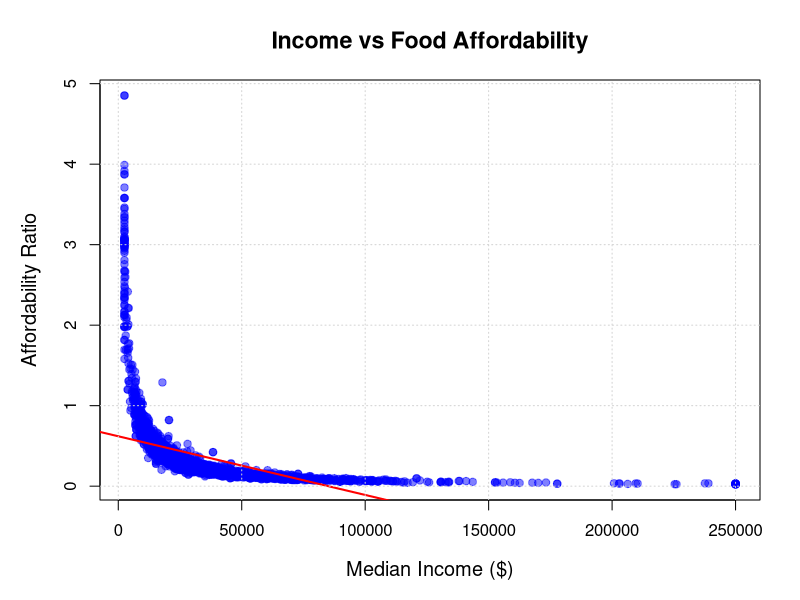
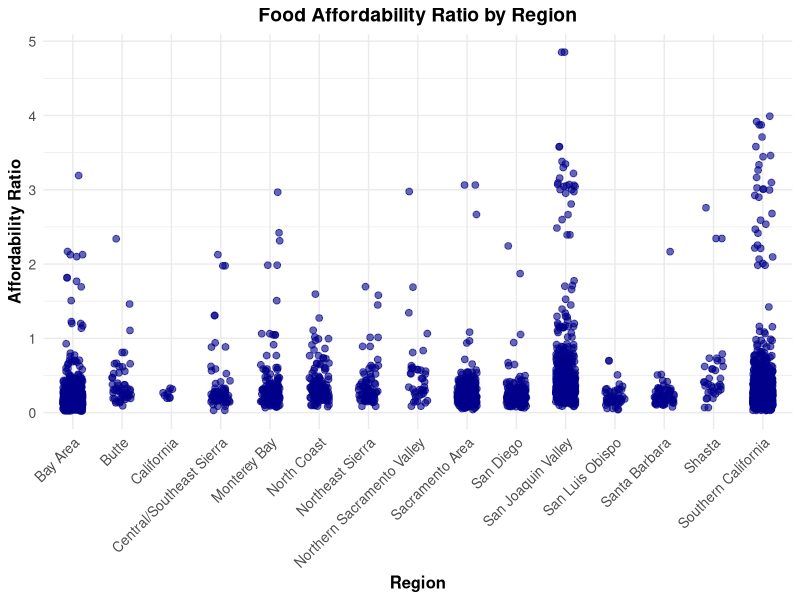
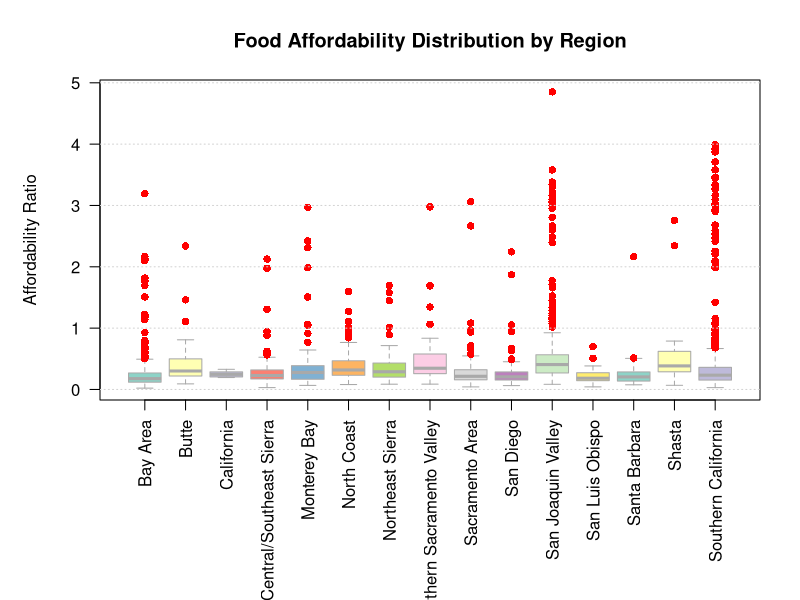

The R script that drew these images, in order:
# Load required libraries
library(ggplot2)
library(dplyr)
library(tidyr)
library(RColorBrewer)

# Read the data
data <- read.csv("foodAfford.csv")

# Clean data - remove empty regions
data <- data %>% filter(region_name != "")



# Group by race descriptive statistics
race_stats <- data %>%
  filter(region_name != "") %>%  # Remove empty region names
  group_by(race_eth_name) %>%
  summarise(
    n = sum(!is.na(median_income)),
    mean_income = mean(median_income, na.rm = TRUE),
    sd_income = sd(median_income, na.rm = TRUE),
    mean_ratio = mean(affordability_ratio, na.rm = TRUE),
    sd_ratio = sd(affordability_ratio, na.rm = TRUE)
  )

cat("\nRacial Group Descriptive Statistics:\n")
print(race_stats)




# 1. SCATTER PLOT
png("scatter_plot.png", width=800, height=600)
par(mar=c(5,5,4,2)) # Set margins (bottom, left, top, right)

# Create scatter plot
plot(data$median_income, data$affordability_ratio,
     xlab="Median Income ($)",
     ylab="Affordability Ratio",
     main="Income vs Food Affordability",
     pch=19,  # Point type
     col=rgb(0,0,1,0.5),  # Semi-transparent blue
     cex.lab=1.2,  # Larger axis labels
     cex.main=1.4)  # Larger title

# Add trend line
model <- lm(affordability_ratio ~ median_income, data=data)
abline(model, col="red", lwd=2)

# Add grid
grid()

dev.off()

# 2. JITTER PLOT
png("jitter_plot.png", width=1000, height=600)

ggplot(data, aes(x=region_name, y=affordability_ratio)) +
  geom_jitter(width=0.2, alpha=0.6, color="darkblue", size=2) +
  theme_minimal() +
  theme(
    axis.text.x = element_text(angle = 45, hjust = 1, size=10),
    axis.text.y = element_text(size=10),
    axis.title = element_text(size=12, face="bold"),
    plot.title = element_text(size=14, face="bold", hjust=0.5)
  ) +
  labs(
    title="Food Affordability Ratio by Region",
    x="Region",
    y="Affordability Ratio"
  )

dev.off()

# 3. BOX PLOT
png("boxplot.png", width=1000, height=600)
par(mar=c(10,5,4,2)) # Adjust margins for long labels

# Create color palette
colors <- brewer.pal(length(unique(data$region_name)), "Set3")

# Create boxplot
boxplot(affordability_ratio ~ region_name, 
        data=data,
        main="Food Affordability Distribution by Region",
        xlab="",
        ylab="Affordability Ratio",
        las=2,  # Rotate x-axis labels
        col=colors,
        border="darkgray",
        outpch=16,  # Outlier point type
        outcol="red")  # Outlier color

# Add grid
grid(nx=NA, ny=NULL)

dev.off()

# Generate Summary Statistics
summary_stats <- data %>%
  group_by(region_name) %>%
  summarise(
    n = n(),
    min_ratio = min(affordability_ratio, na.rm=TRUE),
    q1_ratio = quantile(affordability_ratio, 0.25, na.rm=TRUE),
    median_ratio = median(affordability_ratio, na.rm=TRUE),
    mean_ratio = mean(affordability_ratio, na.rm=TRUE),
    q3_ratio = quantile(affordability_ratio, 0.75, na.rm=TRUE),
    max_ratio = max(affordability_ratio, na.rm=TRUE),
    sd_ratio = sd(affordability_ratio, na.rm=TRUE)
  ) %>%
  arrange(desc(median_ratio))

# Print summary statistics
print(summary_stats)

# Calculate correlation
correlation <- cor.test(data$median_income, data$affordability_ratio)
print(correlation)
# Calculate outlier statistics with explicit NA handling
outlier_analysis <- data %>%
  group_by(region_name) %>%
  summarise(
    n_total = n(),
    n_valid = sum(!is.na(affordability_ratio)),
    q1 = quantile(affordability_ratio, 0.25, na.rm = TRUE),
    q3 = quantile(affordability_ratio, 0.75, na.rm = TRUE),
    iqr = q3 - q1,
    outliers = sum(affordability_ratio > (q3 + 1.5*iqr) | 
                     affordability_ratio < (q1 - 1.5*iqr), 
                   na.rm = TRUE)
  ) %>%
  arrange(desc(outliers))

# Display outlier analysis results
knitr::kable(outlier_analysis,
             caption = "Outlier Analysis by Region",
             col.names = c("Region", "Total N", "Valid N", "Q1", "Q3", "IQR", "# Outliers"))

# Statistical Summary 
summary_stats <- data %>%
  group_by(region_name) %>%
  summarise(
    n_total = n(),
    n_valid = sum(!is.na(affordability_ratio)),
    mean_ratio = round(mean(affordability_ratio, na.rm = TRUE), 3),
    median_ratio = round(median(affordability_ratio, na.rm = TRUE), 3),
    sd_ratio = round(sd(affordability_ratio, na.rm = TRUE), 3)
  ) %>%
  arrange(desc(mean_ratio))

# Display summary statistics
knitr::kable(summary_stats, 
             caption = "Regional Food Affordability Statistics",
             col.names = c("Region", "Total N", "Valid N", "Mean Ratio", "Median Ratio", "Std Dev"))
